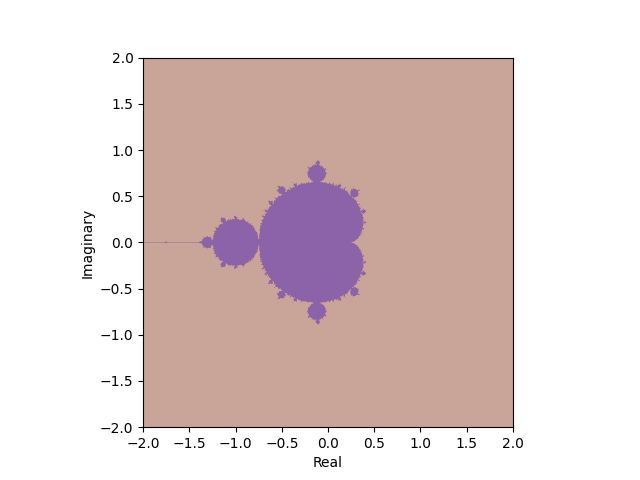

The Python source for this figure:
import numpy as np
import matplotlib.pyplot as plt


def iterate_z(z, c, max_iterations, threshold=2):
    """
    Perform iteration of the quadratic polynomial function Qc(z) = z^2 + c.

    Parameters:
        z (complex): The complex number to iterate.
        c (complex): The parameter c in Qc(z) = z^2 + c.
        max_iterations (int): Maximum number of iterations.
        threshold (int): Point of escape.

    Returns:
        int: The number of iterations until the point escapes or max_iterations is reached.
    """
    iteration = 0
    for _ in range(max_iterations):
        z = z**2 + c
        # stopping condition
        if abs(z) > threshold:
            break
        iteration += 1
    return iteration

def mandelbrot_set(N, max_iterations=100):
    """
    Plot the Mandelbrot set for the function Qc(z) = z^2 + c.

    Parameters:
        N (int): Grid size for the complex plane.
        max_iterations (int): Maximum number of iterations.

    Returns:
        None
    """
    x = np.linspace(-2, 2, N)
    y = np.linspace(-2, 2, N)
    grid = np.array([complex(r, i) for r in x for i in y]).reshape(N, N)

    escape_iterations = np.zeros((N, N))

    for l in range(N):
        for m in range(N):
            c = -2 + 4*l/N + (-2 + 4*m/N)*1j
            z = 0  # Initialize the critical orbit
            escape_iterations[l, m] = iterate_z(z, c, max_iterations)

    bounded_mask = escape_iterations == 100
    escaping_mask = escape_iterations < 100
    cmap_escaping = 'Oranges'
    cmap_bounded = 'Purples'

    plt.imshow(escaping_mask.T, cmap=cmap_escaping, extent=(-2, 2, -2, 2))
    plt.imshow(bounded_mask.T, cmap=cmap_bounded, extent=(-2, 2, -2, 2), alpha=0.6)
    plt.xlabel('Real')
    plt.ylabel('Imaginary')
    plt.savefig('Quadratic/mandelbrot_2.png')
    plt.close()

N = 500
mandelbrot_set(N)
